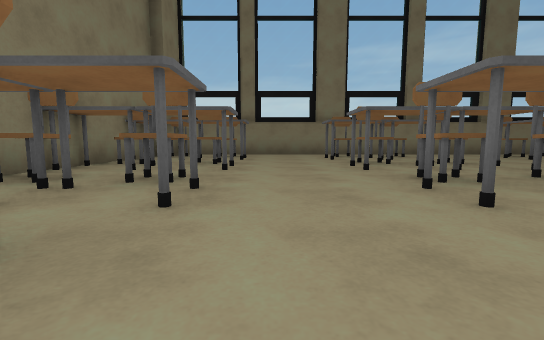
[1] (above)

23 first-person views from a walk through a scene from a Unity 3-D project. The camera is 0.23 m above the floor, tilts 6° down and sees 90° across. Doors are open. The floor is counted in squares, 0.5 m on a side. Each view is taken from the middle of a square. On the plan, view 1 faces up. The plan holds only what a view shows up to about 9 squares ahead; the rest is blank.

[2]
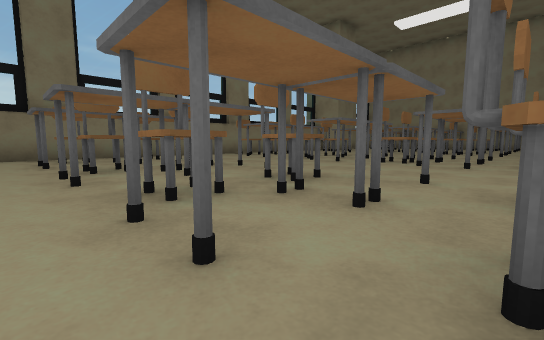

[3]
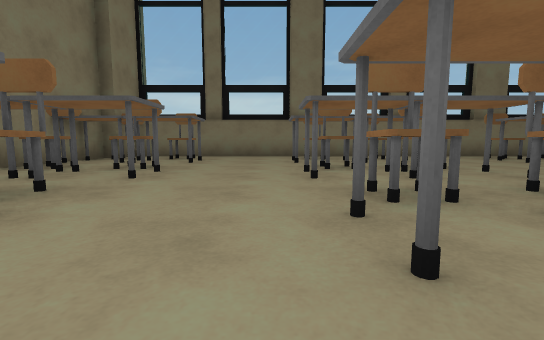

[4]
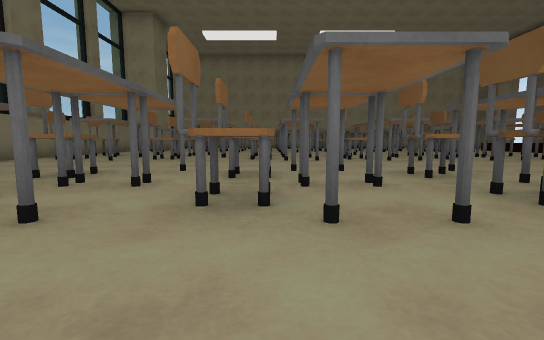

[5]
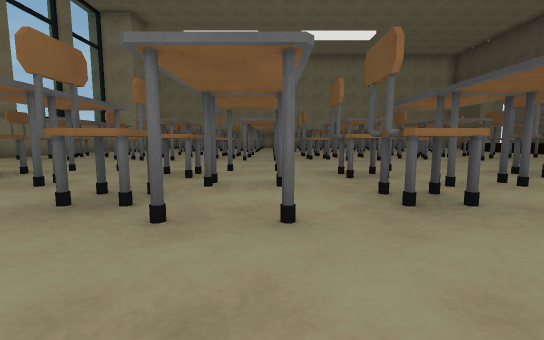

[6]
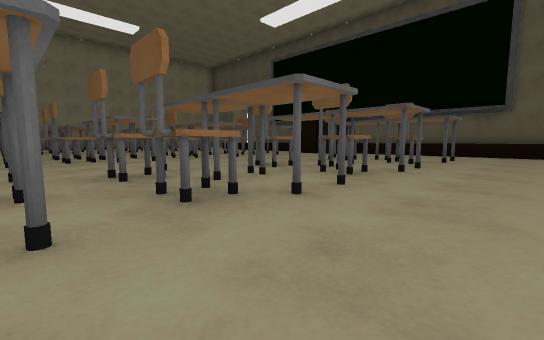

[7]
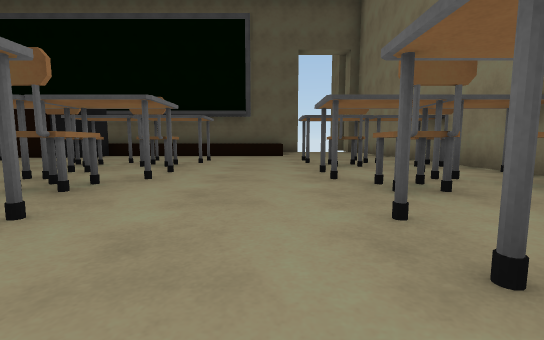

[8]
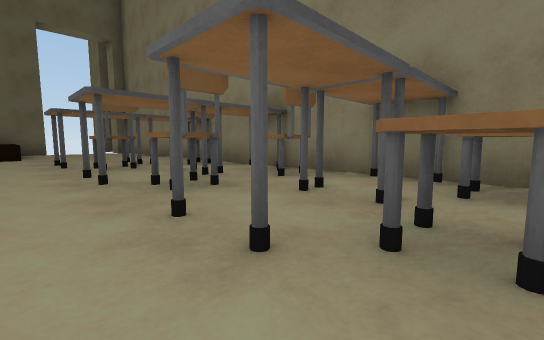

[9]
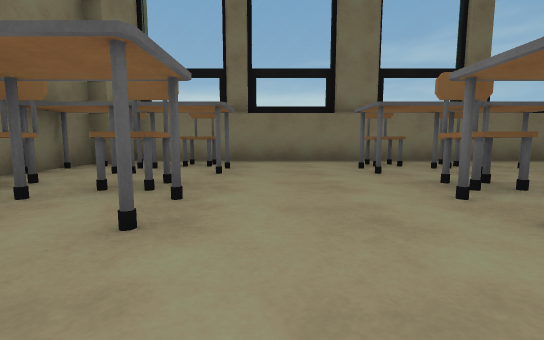

[10]
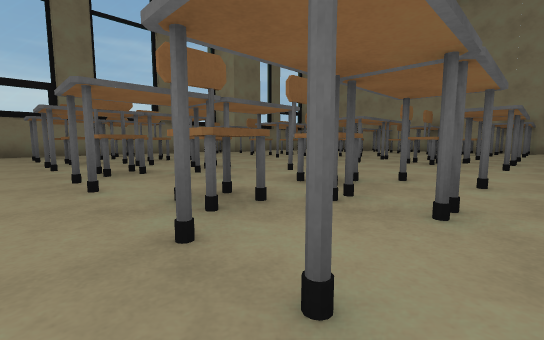

[11]
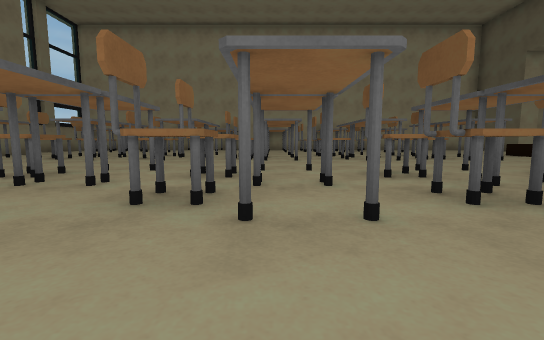

[12]
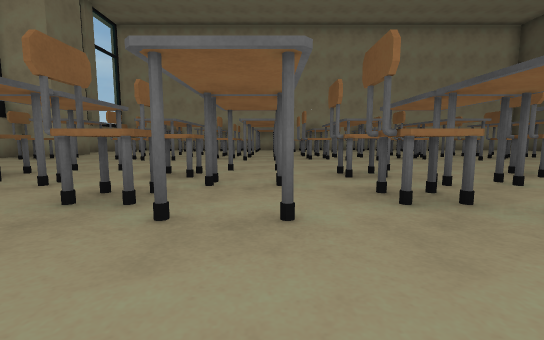

[13]
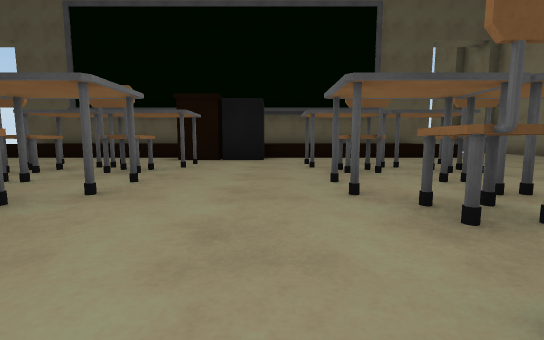

[14]
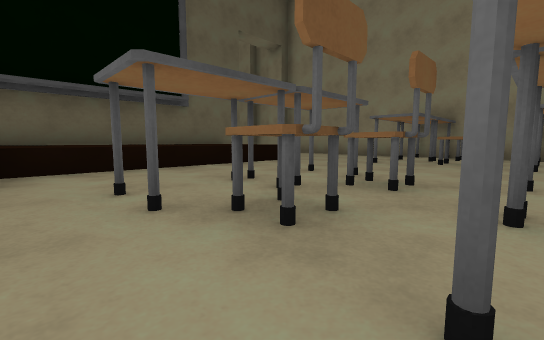

[15]
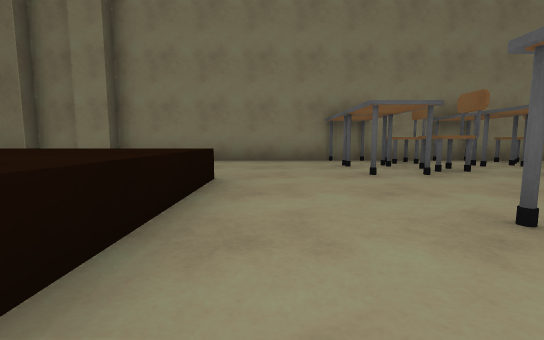

[16]
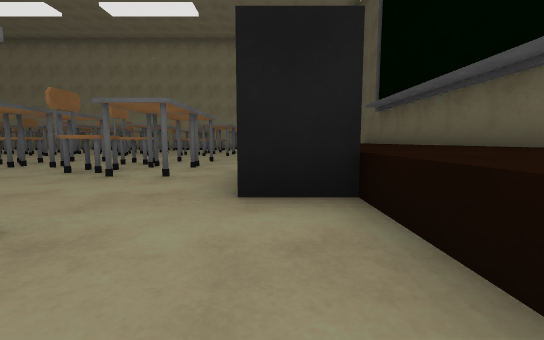

[17]
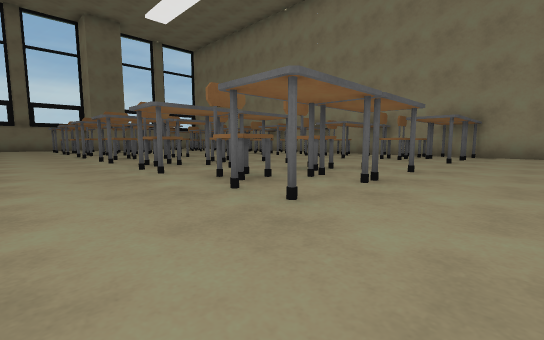

[18]
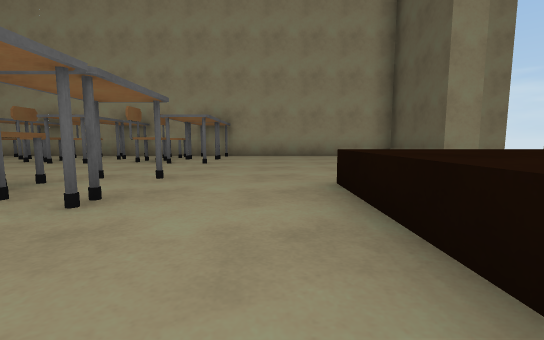

[19]
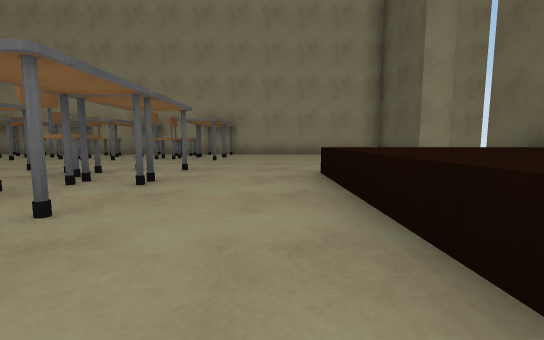

[20]
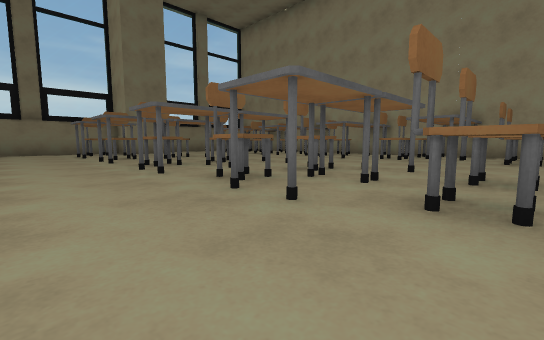

[21]
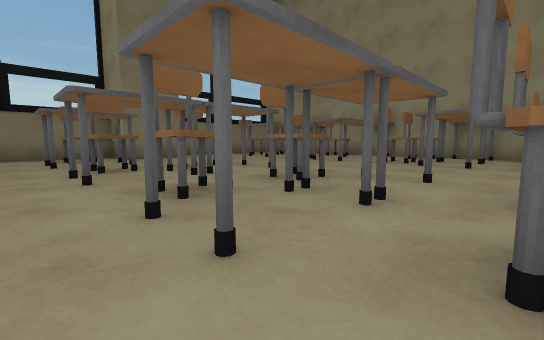

[22]
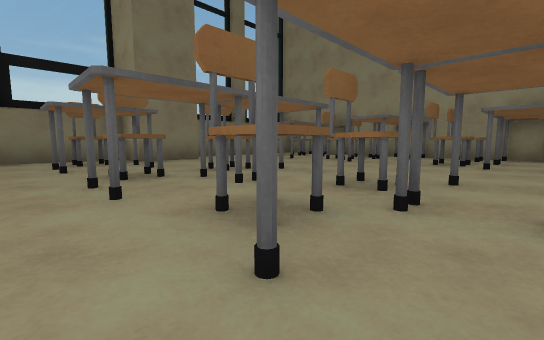

[23]
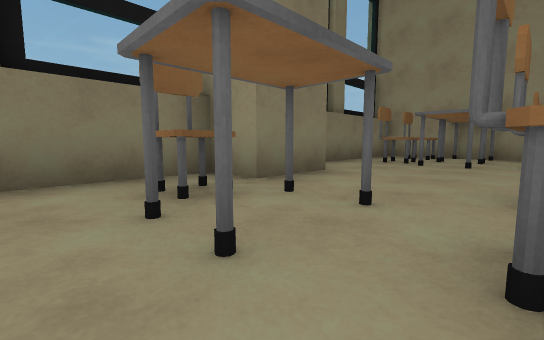

### Floor plan
Key: @ floor where view 1 was taken; # wall or solid block; . floor; D open door; ^ raised ledge; C chair; T thing the floor can be seen under or through.
Columns run from 4 left of view 1 to 20 right of it. Each row starts with its distance up from view 1.
 10   #######################
  9   #...C#...C#C..C###.C.C#
  8  ##C..C#C..C#C..C#...C#C#
  7 ####..## ..###..##...##.#
  6 #CCC..CCC..CCC..CCC..CCC#
  5 ####..#TT..#TT..###..####
  4  ##C..CTC..CTC..C#C..C#C#
  3  ##C..CTC..CTC..C#C..C#C#
  2   ##..#TT..#TT..###..##.#
  1 #CCC..CCC..CCC..CCC..CCC#
  0 ####@.###..#TT..#TT..####
 -1  ##C..C#C..CTC..CTC..C#C#
 -2  ##C..C#C..CTC..CTC..C#C#
 -3 ####..###..TTT..###..##.#
 -4 #CCC..CCC..CCC..CCC..CCC#
 -5 #.##..###..###..###..####
 -6 #...................... #
 -7 #........###............#
 -8 #...^^^^^^^^ ^^^^^^.....#
 -9 # ..^^^^^^^^^^  ^^^   ..#
-10 #  .^^ ^^^^^^^ ^ ^^     #
-11 #DDD###############DDD###
-12 ###                 ###

Positions as (right, up) in squares from view 1, and headings:
1: (0, 0), facing up
2: (1, 1), facing up-right
3: (1, 1), facing up
4: (0, 3), facing right
5: (0, 2), facing right
6: (0, 2), facing down-right
7: (0, 1), facing down
8: (0, 1), facing down-left
9: (0, 3), facing up
10: (6, -1), facing up-right
11: (5, 0), facing right
12: (5, 2), facing right
13: (5, 0), facing down
14: (5, -3), facing down-left
15: (3, -7), facing left
16: (3, -7), facing right
17: (10, -7), facing up-right
18: (11, -7), facing right
19: (10, -7), facing right
20: (10, -2), facing up-right
21: (11, 1), facing up-right
22: (11, 2), facing up-right
23: (11, 6), facing up-right
